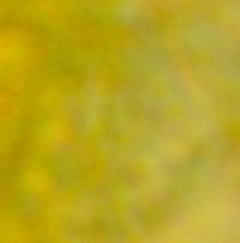
#> input picture config/feature_exemplar_bank_20261109/positive/cluster_crystal/D20200648__gt01.jpg, 80 x 81 px (shown 3 times larger); its folder holds only this picture in this run
$ python make_pseudo_mask.py --images ../config/feature_exemplar_bank_20261109/positive/cluster_crystal
#> lines starting #> are read from the running program, lines starting #| are printed output that depends on the picture; after the words box and inside, x2 and y2 are one past the last pixel; in counts of white or black regions, pixels touching at a corner belong together
### 几何测量/geomlib/imutil.py
# -*- coding: utf-8 -*-
"""imutil — 图像读写统一封装。

项目已踩过的坑：Windows 上 cv2.imread 不支持中文路径，而且静默失败
（不报错、只返回空值）。全工具链统一走 np.fromfile + cv2.imdecode。
"""
import os
import numpy as np
import cv2


def imread(path, flags=cv2.IMREAD_COLOR):
    """读图（支持中文路径）。失败返回 None，绝不静默给出空数组以外的假象。"""
    if not os.path.isfile(path):
        return None
    data = np.fromfile(path, dtype=np.uint8)
    if data.size == 0:
        return None
    return cv2.imdecode(data, flags)


# [9 lines left out: function imwrite, not called in this run]

### 几何测量/make_pseudo_mask.py
# -*- coding: utf-8 -*-
"""
make_pseudo_mask.py — 伪 mask 生成器（几何测量环节的冒烟测试专用）

⚠️ 这不是分割模块：只在实例分割（第 3 步）上线前，用传统阈值法从原图造
   粗糙伪 mask，用于冒烟验证几何测量链路（标定 → 测量 → μm 换算）。
   正式测量必须等分割 mask（mask 是尺寸测量的唯一真值）。

内置两条项目已踩坑记录：
  * 中文路径 imread 封装（np.fromfile + imdecode）；
  * 明视野亮背景下 Otsu 会把整片背景连成"假溢出轮廓" → 剔除贴图像四缘的组件。

用法:
  python make_pseudo_mask.py --images dataset/显微镜像/大黄草酸钙簇晶 \
      --out-dir pseudo_masks --max-images 10
输出: <out-dir>/<图像stem>__<feature>__inst<k>.png（二值，每实例一张）
"""
import os
import sys
import re
import glob
import argparse

import numpy as np
import cv2

sys.path.insert(0, os.path.dirname(os.path.abspath(__file__)))
from geomlib.imutil import imread, imwrite

# 文件夹名 → feature_id 关键词映射（feature_taxonomy 命名习惯）
KEYWORDS = [
    ("草酸钙簇晶", "cluster_crystal"), ("簇晶", "cluster_crystal"),
    ("方晶", "single_crystal"), ("针晶", "needle_crystal"),
    ("导管", "vessel"), ("石细胞", "stone_cell"), ("淀粉粒", "starch_grain"),
    ("菌丝", "hypha"), ("纤维", "fiber"), ("菊糖", "inulin"),
    ("乳管", "secretory_tissue"), ("油管", "secretory_tissue"),
]


def guess_feature(name):
    for kw, fid in KEYWORDS:
        if kw in name:
            return fid
    return None


def border_touch(mask):
    """组件是否贴图像四缘（Otsu 假溢出轮廓的判别特征）。"""
    h, w = mask.shape
    return bool(mask[0].any() or mask[-1].any() or mask[:, 0].any() or mask[:, -1].any())


def pseudo_instances(img_bgr, min_area=150):
    """Otsu（暗目标）→ 去贴缘组件 → 取面积前 N 的组件，返回 0/1 mask 列表。"""
    gray = cv2.cvtColor(img_bgr, cv2.COLOR_BGR2GRAY)
    # 明视野: 目标偏暗 → 对灰度做 Otsu 取暗侧
    _, bw = cv2.threshold(gray, 0, 255, cv2.THRESH_BINARY_INV + cv2.THRESH_OTSU)
    bw = cv2.morphologyEx(bw, cv2.MORPH_OPEN, np.ones((3, 3), np.uint8))
    n, lab, stats, _ = cv2.connectedComponentsWithStats(bw)
    comps = []
    for i in range(1, n):
        x, y, w, h, area = stats[i]
        if area < min_area:
            continue
        comp = (lab == i).astype(np.uint8)
        if border_touch(comp):
            continue                      # 剔除假溢出轮廓（项目坑 #5）
        comps.append((area, comp))
    comps.sort(key=lambda t: -t[0])
    return [c for _, c in comps[:8]]


def main():
    ap = argparse.ArgumentParser(description="伪 mask 生成（冒烟测试专用，非正式分割）")
    ap.add_argument("--images", required=True, help="原图目录（如 显镜像/大黄草酸钙簇晶）")
    ap.add_argument("--out-dir", default="pseudo_masks")
    ap.add_argument("--max-images", type=int, default=10)
    ap.add_argument("--min-area", type=int, default=150)
    ap.add_argument("--filter", default=None,
                    help="只处理文件名匹配该正则的图（建议挑 stem 全库唯一的图，如 ^W2016）")
    args = ap.parse_args()

    os.makedirs(args.out_dir, exist_ok=True)
    feat = guess_feature(os.path.basename(os.path.normpath(args.images)))
    rx = re.compile(args.filter) if args.filter else None
    files = sorted(glob.glob(os.path.join(args.images, "*.jpg")) +
                   glob.glob(os.path.join(args.images, "*.tif")))
    if rx:
        files = [f for f in files if rx.search(os.path.basename(f))]
    n_inst = n_img = 0
    for fp in files[:args.max_images]:
        img = imread(fp)
#> in imread, returned value is the input picture: shape (81, 80, 3); mean B, G, R 32.6, 165.4, 183.7
        if img is None:
            print(f"[skip] 读不到 {fp}")
            continue
        stem = os.path.splitext(os.path.basename(fp))[0]
        comps = pseudo_instances(img, args.min_area)
#> in pseudo_instances, `gray = cv2.cvtColor(img_bgr, cv2.COLOR_BGR2GRAY)`:
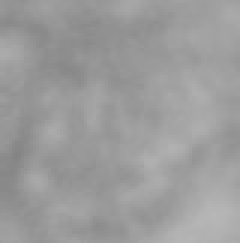
#> gray: shape (81, 80) (shown 3 times larger); min 132, max 183, mean 155.7
#> in pseudo_instances, `_, bw = cv2.threshold(gray, 0, 255, cv2.THRESH_BINARY_INV + cv2.THRESH..`:
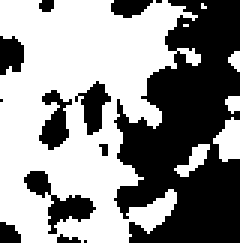
#> bw: shape (81, 80) (shown 3 times larger); 55.8% white; 13 black regions (6 under 20 px), largest, box (x1, y1, x2, y2) and area: (38, 0, 80, 81) 2240, (8, 57, 32, 78) 171, (13, 30, 24, 50) 118
#> in pseudo_instances, `bw = cv2.morphologyEx(bw, cv2.MORPH_OPEN, np.ones((3, 3), np.uint8))`:
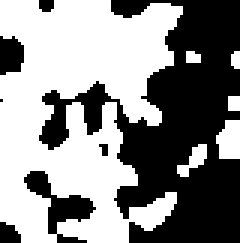
#> bw: shape (81, 80) (shown 3 times larger); 54.4% white; 7 black regions (3 under 20 px), largest, box (x1, y1, x2, y2) and area: (13, 0, 80, 81) 2599, (8, 57, 32, 81) 203, (0, 12, 8, 25) 86, (0, 74, 7, 81) 39
#> in pseudo_instances, `n, lab, stats, _ = cv2.connectedComponentsWithStats(bw)`:
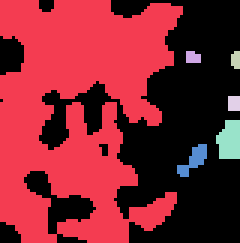
#> lab: shape (81, 80) int32 (shown 3 times larger); 7 distinct labels, from 0 to 6; one colour per label, 0 black
#> in pseudo_instances, `n, lab, stats, _ = cv2.connectedComponentsWithStats(bw)`: n = 7; stats = [[0, 0, 80, 81, 2955], [0, 0, 61, 81, 3332], [62, 17, 5, 4, 18], [77, 17, 3, 6, 16], [76, 32, 4, 5, 20], [72, 40, 8, 13, 87], [59, 48, 10, 11, 52]]
#> the loop in pseudo_instances, `for i in range(1, n):` made 6 passes
#> pass 1, in pseudo_instances, `comp = (lab == i).astype(np.uint8)`:
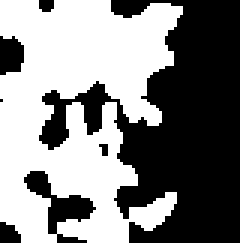
#> comp: shape (81, 80) (shown 3 times larger); values 0 (black) and 1 (white), 51.4% white; 7 black regions (3 under 20 px), largest, box (x1, y1, x2, y2) and area: (13, 0, 80, 81) 2792, (8, 57, 32, 81) 203, (0, 12, 8, 25) 86, (0, 74, 7, 81) 39
#> after the loop in pseudo_instances, `for i in range(1, n):`: comps = []
#> comps = []
        if not comps:
            continue
        for k, comp in enumerate(comps, 1):
            name = f"{stem}__{feat or 'generic'}__inst{k}.png"
            imwrite(os.path.join(args.out_dir, name), comp * 255)
            n_inst += 1
        n_img += 1
    print(f"[done] {n_img} 张图 → {n_inst} 个伪实例 mask → {args.out_dir}/"
          f"（feature={feat or 'generic'}）")
    return 0


if __name__ == "__main__":
    sys.exit(main())
#> (the program exits here)

$ run again, on config/feature_exemplar_bank_20261109/positive/cluster_crystal/_7__gt04.jpg
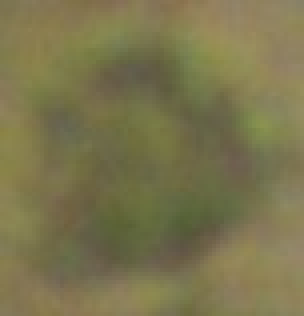
#> input picture config/feature_exemplar_bank_20261109/positive/cluster_crystal/_7__gt04.jpg, 76 x 79 px (shown 4 times larger)
#> in imread, returned value is the input picture: shape (79, 76, 3); mean B, G, R 77.5, 117, 123
#> in pseudo_instances, `n, lab, stats, _ = cv2.connectedComponentsWithStats(bw)`:
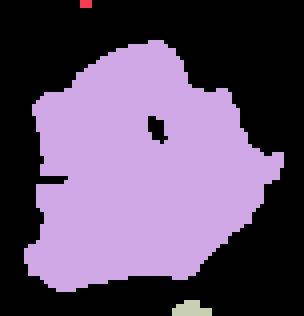
#> lab: shape (79, 76) int32 (shown 4 times larger); 4 distinct labels, from 0 to 3; one colour per label, 0 black
#> n = 4; stats = [[0, 0, 76, 79, 3253], [20, 0, 3, 2, 6], [6, 10, 65, 63, 2715], [43, 75, 10, 4, 30]]
#> the loop in pseudo_instances, `for i in range(1, n):` made 3 passes
#> pass 2, in pseudo_instances, `comp = (lab == i).astype(np.uint8)`:
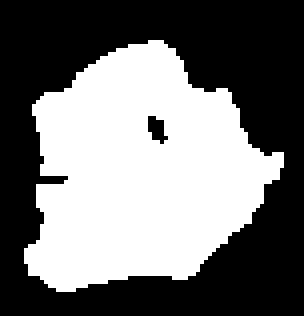
#> comp: shape (79, 76) (shown 4 times larger); values 0 (black) and 1 (white), 45.2% white; 1 white region, box (x1, y1, x2, y2) and area: (6, 10, 71, 73) 2715
#> after the loop in pseudo_instances, `for i in range(1, n):`: comps = 1 item
#> the loop in main, `for k, comp in enumerate(comps, 1):` made 1 pass
#> (k, name, n_inst) on pass 1: (1, '_7__gt04__generic__inst1.png', 1)
#> after the loop in main, `for k, comp in enumerate(comps, 1):`: n_inst = 1
#| [done] 1 张图 → 1 个伪实例 mask → pseudo_masks/（feature=generic）
